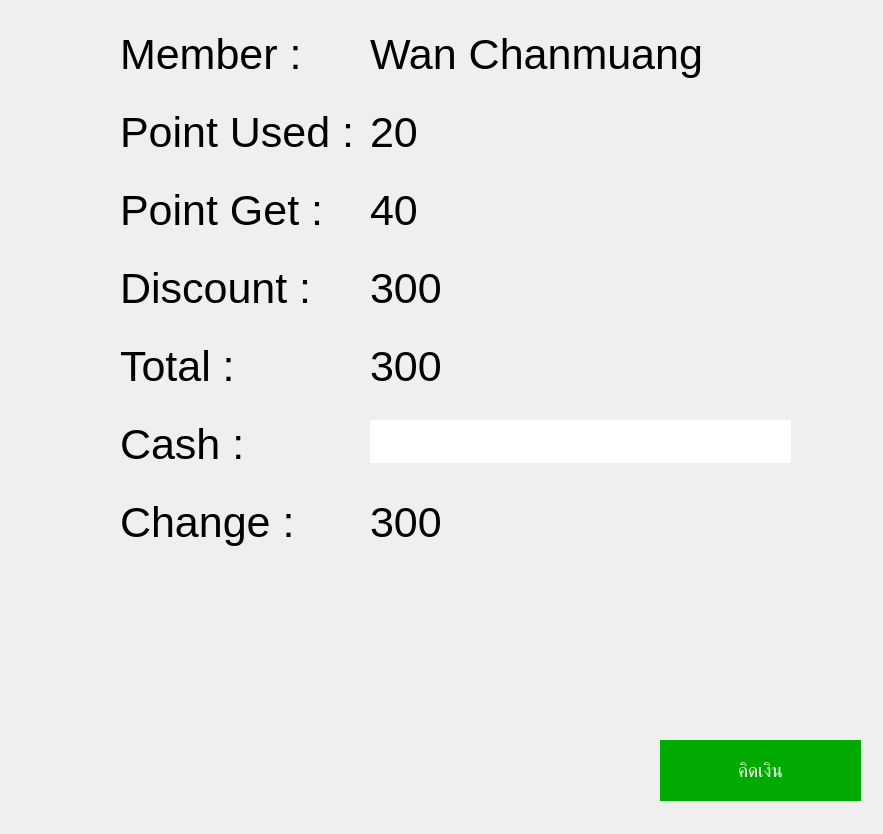
<?xml version="1.0" encoding="UTF-8"?>
<ui version="4.0">
 <class>Dialog</class>
 <widget class="QDialog" name="Dialog">
  <property name="geometry">
   <rect>
    <x>0</x>
    <y>0</y>
    <width>883</width>
    <height>834</height>
   </rect>
  </property>
  <property name="windowTitle">
   <string>Dialog</string>
  </property>
  <widget class="QWidget" name="formLayoutWidget">
   <property name="geometry">
    <rect>
     <x>120</x>
     <y>30</y>
     <width>671</width>
     <height>671</height>
    </rect>
   </property>
   <layout class="QFormLayout" name="formLayout">
    <property name="horizontalSpacing">
     <number>15</number>
    </property>
    <property name="verticalSpacing">
     <number>29</number>
    </property>
    <item row="1" column="0">
     <widget class="QLabel" name="label_6">
      <property name="font">
       <font>
        <pointsize>32</pointsize>
       </font>
      </property>
      <property name="text">
       <string>Member :</string>
      </property>
     </widget>
    </item>
    <item row="1" column="1">
     <widget class="QLabel" name="name">
      <property name="font">
       <font>
        <pointsize>32</pointsize>
       </font>
      </property>
      <property name="text">
       <string>Wan Chanmuang</string>
      </property>
     </widget>
    </item>
    <item row="2" column="0">
     <widget class="QLabel" name="label_10">
      <property name="font">
       <font>
        <pointsize>32</pointsize>
       </font>
      </property>
      <property name="text">
       <string>Point Used :</string>
      </property>
     </widget>
    </item>
    <item row="2" column="1">
     <widget class="QLabel" name="point_use">
      <property name="font">
       <font>
        <pointsize>32</pointsize>
       </font>
      </property>
      <property name="text">
       <string>20</string>
      </property>
     </widget>
    </item>
    <item row="3" column="0">
     <widget class="QLabel" name="label_11">
      <property name="font">
       <font>
        <pointsize>32</pointsize>
       </font>
      </property>
      <property name="text">
       <string>Point Get :</string>
      </property>
     </widget>
    </item>
    <item row="3" column="1">
     <widget class="QLabel" name="point_get">
      <property name="font">
       <font>
        <pointsize>32</pointsize>
       </font>
      </property>
      <property name="text">
       <string>40</string>
      </property>
     </widget>
    </item>
    <item row="4" column="0">
     <widget class="QLabel" name="label_4">
      <property name="font">
       <font>
        <pointsize>32</pointsize>
       </font>
      </property>
      <property name="text">
       <string>Discount :</string>
      </property>
     </widget>
    </item>
    <item row="4" column="1">
     <widget class="QLabel" name="Discount">
      <property name="font">
       <font>
        <pointsize>32</pointsize>
       </font>
      </property>
      <property name="text">
       <string>300</string>
      </property>
     </widget>
    </item>
    <item row="5" column="0">
     <widget class="QLabel" name="label_7">
      <property name="font">
       <font>
        <pointsize>32</pointsize>
       </font>
      </property>
      <property name="text">
       <string>Total : </string>
      </property>
     </widget>
    </item>
    <item row="5" column="1">
     <widget class="QLabel" name="Total">
      <property name="font">
       <font>
        <pointsize>32</pointsize>
       </font>
      </property>
      <property name="text">
       <string>300</string>
      </property>
     </widget>
    </item>
    <item row="6" column="0">
     <widget class="QLabel" name="label_13">
      <property name="font">
       <font>
        <pointsize>32</pointsize>
       </font>
      </property>
      <property name="text">
       <string>Cash : </string>
      </property>
     </widget>
    </item>
    <item row="6" column="1">
     <widget class="QLineEdit" name="cash">
      <property name="font">
       <font>
        <pointsize>27</pointsize>
       </font>
      </property>
      <property name="styleSheet">
       <string notr="true"> background-color: rgb(255, 255, 255);
border-style:outset;
</string>
      </property>
     </widget>
    </item>
    <item row="7" column="0">
     <widget class="QLabel" name="label_16">
      <property name="font">
       <font>
        <pointsize>32</pointsize>
       </font>
      </property>
      <property name="text">
       <string>Change : </string>
      </property>
     </widget>
    </item>
    <item row="8" column="0">
     <widget class="QLabel" name="label_15">
      <property name="font">
       <font>
        <pointsize>32</pointsize>
       </font>
      </property>
      <property name="text">
       <string/>
      </property>
     </widget>
    </item>
    <item row="7" column="1">
     <widget class="QLabel" name="change">
      <property name="font">
       <font>
        <pointsize>32</pointsize>
       </font>
      </property>
      <property name="text">
       <string>300</string>
      </property>
     </widget>
    </item>
   </layout>
  </widget>
  <widget class="QPushButton" name="check_out">
   <property name="geometry">
    <rect>
     <x>660</x>
     <y>740</y>
     <width>201</width>
     <height>61</height>
    </rect>
   </property>
   <property name="font">
    <font>
     <pointsize>14</pointsize>
    </font>
   </property>
   <property name="styleSheet">
    <string notr="true">background-color: rgb(0, 170, 0);
color:white;
border-style:outset;
</string>
   </property>
   <property name="text">
    <string>คิดเงิน</string>
   </property>
  </widget>
 </widget>
 <resources/>
 <connections/>
</ui>
